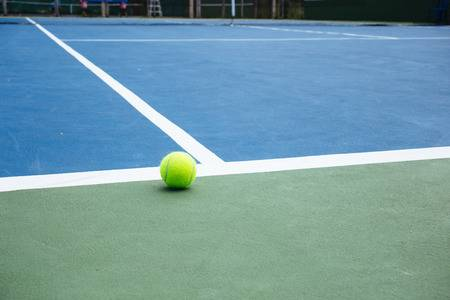
#> input picture Liburutegien analisia/1-Ikusmen artifiziala/1 - Elementuak detektatzen/Argazkiak/tennisball01.jpg, 450 x 300 px
$ jupyter execute '09-OpenCV - Irudietan elementuak detektatzen.ipynb'
#> lines starting #> are read from the running program, lines starting #| are printed output that depends on the picture; after the words box and inside, x2 and y2 are one past the last pixel; in counts of white or black regions, pixels touching at a corner belong together
# OpenCV - Elementuak detektatzen

[cell 1]
import cv2
import numpy as np

[cell 2]
img = cv2.imread('Argazkiak/tennisball01.jpg')
#> img is the input picture: shape (300, 450, 3); mean B, G, R 163.1, 153.2, 114.3
# [4 lines of commented-out code are left out]

[cell 3]
hsv = cv2.cvtColor(img, cv2.COLOR_BGR2HSV)
#> hsv: shape (300, 450, 3); mean H, S, V 86.4, 88.9, 174.5
cv2.imshow('hsv irudia', hsv)
cv2.waitKey(0)
cv2.destroyAllWindows()

[cell 4]
yellowLow = (30, 80, 10)
yellowUp = (60, 255, 255)

[cell 5]
mask = cv2.inRange(hsv, yellowLow, yellowUp)
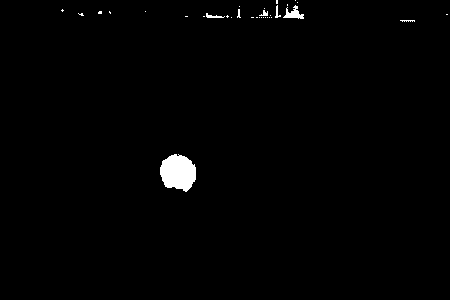
#> mask: shape (300, 450); 1% white; 33 white regions (26 under 20 px), largest, box (x1, y1, x2, y2) and area: (160, 154, 196, 192) 1024, (283, 5, 304, 19) 141, (206, 13, 225, 18) 45
cv2.imshow('maskaradun irudia', mask)
cv2.waitKey(0)
cv2.destroyAllWindows()

__Elementu desberdinak inguratzeko modu desberdinak daude.__

Inguraketak detektatzeko findContours funtzioa erabiliko da. Funtzio honen barruan hainbat modu daude iragazki desberdinak egiteko.

1. Guztiak hartzeko RETR_LIST erabiliko da.
2. Kanpokoak bakarrik hartzeko RETR_EXTERNAL erabiliko da. Honekin kontorno bat egiten, horren barruan dauden txikiagokoei ez die kasurik egingo.
3. Guztiak hartu baina aukeraketa egiteko, RETR_CCOMP erabiliko da
4. Hierarki bat egiteko RETR_TREE erabiliko da. Honek bakoitza zein nibeletan dagoen esango digu eta bat bestearen barruan badago nibel txikiagoan agertuko da.

__Eman beharreko pausoak:__

1. gure irudia irakurri, RGB irudia.
2. Irudia grisera pasatuko dugu, argitasunaren etenak detektatzean oinarritzen delako.
3. Irudia binariora pasatuko dugu txuri-beltzean jarriz.
4. Elementuen inguraketa zehaztuko da aurreko iruditik.
5. inguraketa marrastuko da.

__Pausoak funtziotan banatuta honela izango dira__

1. Irudia irakurri.

[cell 6]
def read_rgb_image(image_name, show):
    rgb_image = cv2.imread(image_name)
    if show:
        cv2.imshow("RGB Image",rgb_image)
        cv2.waitKey(0)
        cv2.destroyAllWindows
    return rgb_image

2. Irudia grisera pasatu

[cell 7]
def convert_rgb_to_gray(rgb_image,show):
    gray_image = cv2.cvtColor(rgb_image, cv2.COLOR_BGR2GRAY)
    if show:
        cv2.imshow("Gray Image",gray_image)
        cv2.waitKey(0)
        cv2.destroyAllWindows
    return gray_image

3. Txuri beltzeko irudia lortu. Kasu honetan bi aukera ematen dira, iragazki lausotua eta iragazki normala.

[cell 8]
def convert_gray_to_binary(gray_image, adaptive, show):
    if adaptive:
        binary_image = cv2.adaptiveThreshold(gray_image, 255, cv2.ADAPTIVE_THRESH_GAUSSIAN_C, cv2.THRESH_BINARY_INV, 15, 10)
    else:
        _,binary_image = cv2.threshold(gray_image,195,255,cv2.THRESH_BINARY_INV)
    if show:
        cv2.imshow("Binary Image", binary_image)
        cv2.waitKey(0)
        cv2.destroyAllWindows
    return binary_image

4. Txuri-beltzeko iruditik inguraketa eremuak atera.

[cell 9]
def getContours(binary_image):
    contours, hierarchy = cv2.findContours(binary_image,
                                              cv2.RETR_LIST,
                                               cv2.CHAIN_APPROX_SIMPLE)
    return contours

5. Inguraketak egin

[cell 10]
def draw_contours(image, contours, image_name):
    index = -1 #inguraketa guztiak esan nahi du
    thickness = 2 #inguraketa marraren lodiera
    color = (255, 0, 255) #marraztuko den kolorea definitzeko
    cv2.drawContours(image, contours, index, color, thickness)
    cv2.imshow(image_name,image)
    cv2.waitKey(0)
    cv2.destroyAllWindows

Modu honetan ez dugu lortzen guk nahi dugun ingurunea detektatzeko ordea ez digu balio. Hori egin ahal izateko beste funtzio bat sortuko dugu. Funtzio honek egingo duena honakoa da, lehenik eta behin inguraketa guztiak banaka hartu eta gero hauek inguratuko ditu baldin eta bere azalera 100 baino handiagoa bada.

[cell 11]
def process_contours(contours, binary_image, rgb_image):
    # irudi errealaren neurri bereko irudi beltz bat sortuko dugu
    black_image = np.zeros([binary_image.shape[0], binary_image.shape[1], 3], 'uint8')
    for c in contours:
        # Irudiko inguraketa erakutsiko dugu.
        # Lehenik eta behin i
        cv2.drawContours(rgb_image, [c], -1,(255,0,255),1)
        cv2.drawContours(black_image, [c],-1, (255,0,255),1)


        area = cv2.contourArea(c)
        perimeter = cv2.arcLength(c, True)
        ((x, y), radius) = cv2.minEnclosingCircle(c)
        if area >100 :
            M = cv2.moments(c)
            cx = int(M['m10']/M['m00'])
            cy = M['m01']/M['m00']
            cv2.circle(rgb_image,(int(cx),int(cy)), int(radius), (0,0,255), 1)
            cv2.circle(black_image,(int(cx),int(cy)), int(radius), (0,0,255), 1)

    cv2.imshow('black',black_image)
    cv2.waitKey(0)
    cv2.destroyAllWindows()
    cv2.imshow('rgb',rgb_image)
    cv2.waitKey(0)
    cv2.destroyAllWindows()

Funtzionamendu orokorra kontrolatzeko funtzioa da hau

[cell 12]
def main():
    image_name = 'Argazkiak/tennisball01.jpg'
# [4 lines of commented-out code are left out]
    rgb_image = read_rgb_image(image_name, True)
    gray_image= convert_rgb_to_gray(rgb_image,True)
#> in convert_rgb_to_gray, `gray_image = cv2.cvtColor(rgb_image, cv2.COLOR_BGR2GRAY)`:
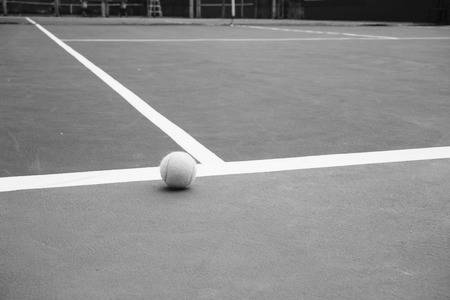
#> gray_image: shape (300, 450); min 7, max 255, mean 142.7
    binary_image = convert_gray_to_binary(gray_image, True, True)
#> in convert_gray_to_binary, `binary_image = cv2.adaptiveThreshold(gray_image, 255, cv2.ADAPTIVE_THR..`:
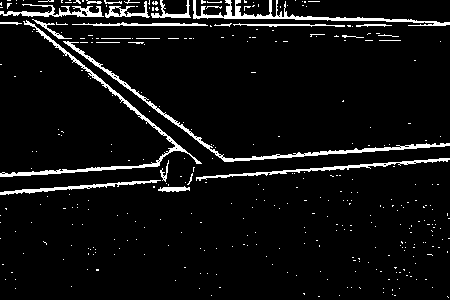
#> binary_image: shape (300, 450); 6.1% white; 354 white regions (326 under 20 px)
    contours = getContours(binary_image)
#> in getContours, `contours, hierarchy = cv2.findContours(binary_image, cv2.RETR_LIST, cv..`: contours = 414 contours, 398 with area under 20; largest, box (x1, y1, x2, y2) and area: (63, 41, 450, 162) 1055, (0, 20, 202, 177) 974, (193, 0, 450, 26) 775, (196, 158, 450, 181) 448, (0, 4, 104, 17) 362
    draw_contours(rgb_image, contours,"RGB Contours")
    process_contours(contours, binary_image, rgb_image)
    cv2.waitKey(0)
    cv2.destroyAllWindows()

[cell 13]
if __name__ == "__main__":
    main()
#> in draw_contours, `cv2.drawContours(image, contours, index, color, thickness)`:
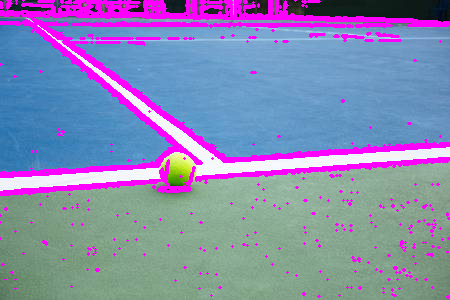
#> image: shape (300, 450, 3); mean B, G, R 177.3, 137.3, 133.8
#> the loop in process_contours, `for c in contours:` made 414 passes
#> (area, perimeter, x, y, radius, cx, cy) on passes 205, 231, 321, 361, 364, 386, 397, 401, 402: (334.5, 356.8, 80, 187, 80.31, 72, 187.1), (448, 577.4, 322.5, 169, 127, 330, 167.8), (1055, 992.9, 256, 93, 199.9, 244, 126), (171, 281.6, 139.5, 24.5, 67.5, 149, 24.14), (974, 951, 96.73, 111.1, 116.5, 100, 125.7), (362.5, 418.8, 51.5, 13.5, 51.56, 58, 12.46), (218, 173.4, 127, 12.6, 22.26, 123, 11.75), (775, 852, 321, 12, 128.6, 293, 15.65), (146.5, 160.3, 170.8, 10.64, 20.25, 171, 13.11)
#> after the loop in process_contours, `for c in contours:`:
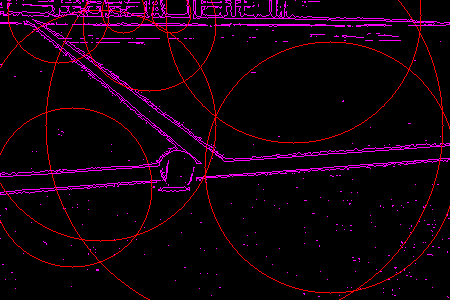
#> black_image: shape (300, 450, 3); mean B, G, R 10.9, 0, 16.6
#> after the loop in process_contours, `for c in contours:`:
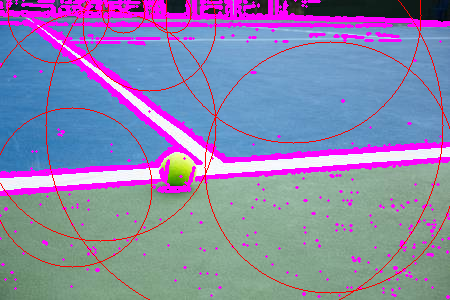
#> rgb_image: shape (300, 450, 3); 2.26% of pixels changed, all inside (x1, y1, x2, y2) = (0, 0, 450, 300)
